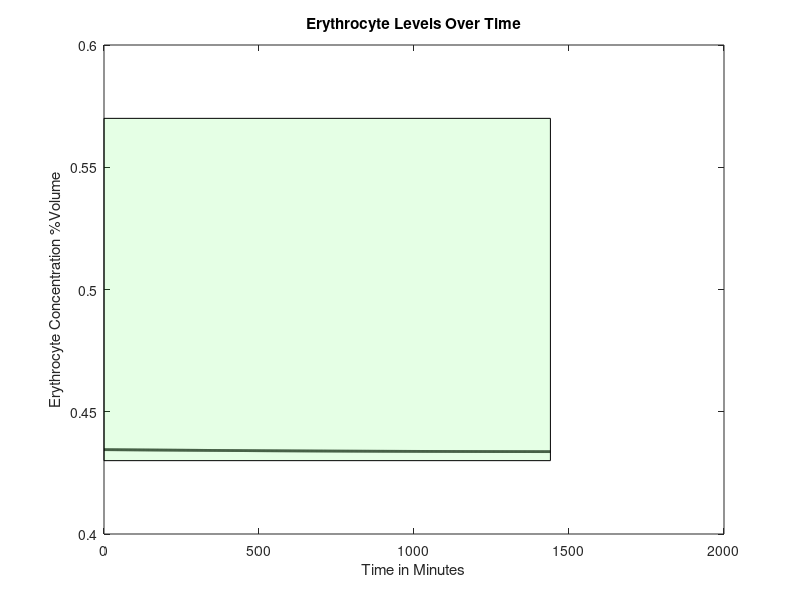
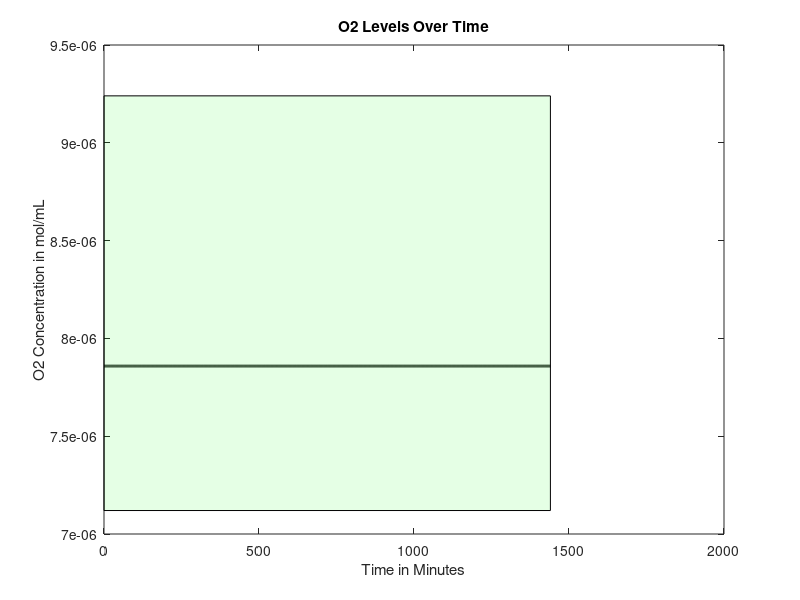
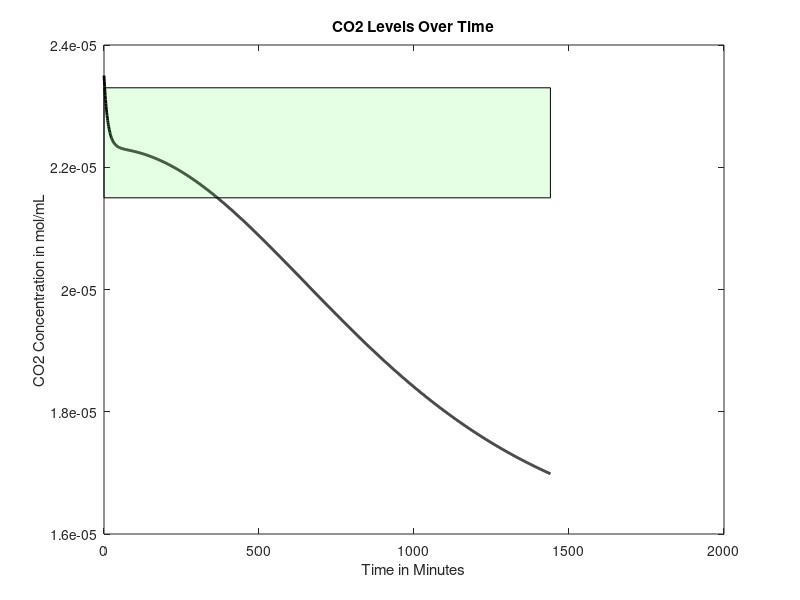
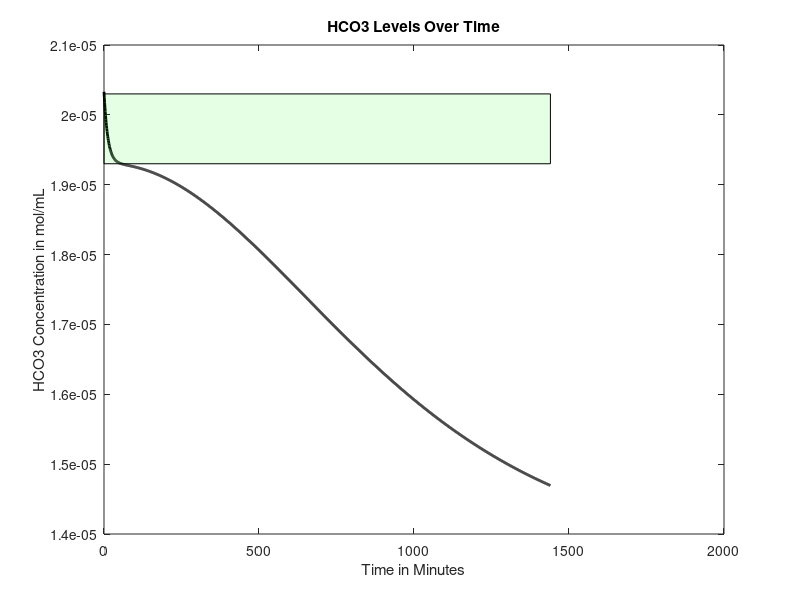

MATLAB code for these plots, in order:
function mainfunction2withLiverEating2combo1bonesadd()

age = 50;%30; %Age in years
gender = 0; %Gender, 0=male, 1=female
mass = 70; %Weight in kg
anemia = 1; %Is the patient anemic? 1 if yes, 0 if no
bleed = 0.01; %bleeding rate in mL/min, if anemic
FerritinStores = 0.0179; %Stored moles of iron in liver as ferritin

RQ=0.825;%reaction quotients for the general body and
%RQheart=0.7;

if (40>=age) %if/else statement that sets heart rate based on age, in bpm
    baseheartrate = 60;
else 
    baseheartrate= 70;
end

%Intake of various nutrients
carbs=130;
calciumintake=1000;
sodiumintake=500;

if gender==1
    ironintake=18;
else
    ironintake=8;
end

basebloodweight=0.07*mass; %sets mass of blood in the body based on percentage composition of blood and bodyweight
%SV=mass; %stroke volume, blood pumped out of heart per beat in mL
bloodweight=basebloodweight;
bloodflow0 = 1000*bloodweight/1.06; %blood flow out of heart per minute in mL, divided by density of 1.06 g/mL (steady state value)

% cvector = concentration vector, [cE, cNa, cCa, cIron, cGlucose, cO2,
% cCO2, cHCO3], where c = "concentration of", and the letters are our
% components

if gender == 0 %if loop sets volume percentage of red blood cells based on gender
    cE0 = 0.4345;
elseif gender == 1
    cE0 = 0.402;
end

%set concentration of O2 and CO2 in mol/mL at BTP in venous blood
cO2 = 0.00000785855;
cCO2 = 0.0000235;
%concentration of bicarbonate in venous blood, in mol/L
cHCO3 = 0.00002033;
%concnetartion of glucose in mol/mL
cGlucose = 0.0000055;
%Na concentration in mol/mL
cNa = 0.000137;
%Concentration of Ca in mol/mL
cCa = 0.00000248;
%Concentration of iron in mol/mL
cIron = 7.2231e-06;

cvector0 = [cE0 cO2 cCO2 cHCO3 cGlucose cNa cCa cIron]; %concentration in the blood, in moles? mL/mL of blood

cEtrack=[cvector0(1)];
cO2track=[cvector0(2)];
cCO2track=[cvector0(3)];
cHCO3track=[cvector0(4)];
cGlucosetrack=[cvector0(5)];
cNatrack=[cvector0(6)];
cCatrack=[cvector0(7)];
cIrontrack=[cvector0(8)];
heartratetrack = [baseheartrate];

for loop=1:1440
    heartrate=(baseheartrate*cE0*basebloodweight)/(cvector0(1)*bloodweight);
    bloodflow0 = (heartrate/baseheartrate)*bloodflow0;
    % all blood per min for 60 beats per min -> all blood per 60 beats
    %(heartrate/60)*bloodflow0
    
    
    %Run initial venous blood through the heart
    [bloodflow, cvector, Ci] = lungs(bloodflow0, cvector0);
    %Run blood from lungs to the heart
    [bloodflow, cvector1] = heart(bloodflow, cvector, mass, Ci);
    %These three values are the blood flows that go from the heart to each
    %organ
    
    
    
    %Volumetric flow rate in and out of liver (mL/min)
    %Vi=Vj=V=100mL/min per 100g liver
    %Blood flow distribution will change during iron deficiency anemia but we
    %don't have a function modeling this yet
    
    if (18<=age) && (age<50)
        V=452+16.34*mass+11.85*age-166*gender;
    else
        V=1390+15.94*mass-12.86*age;
    end
    
    BFbraini=0.15*bloodflow;
    BFliveri=V;
    BFotherbloodi=bloodflow-BFbraini-0.3*BFliveri;
    %Process each of these three blood flows in their respective organs
    [BFbrainj, cvectorbrainj] = brain(BFbraini, cvector1, mass, Ci);
    
    [BFotherbloodj, cvectorotherbloodj] = otherblood(BFotherbloodi, cvector1, carbs, calciumintake, sodiumintake, ironintake, Ci, RQ, anemia, bleed);
    
    Mvectorotherbloodliver=0.7*V*cvectorotherbloodj;
    Mvectorheart=0.3*V*cvector1;
    cvectorliverin=(Mvectorotherbloodliver+Mvectorheart)/V;
    
    [BFliverj, cvectorliverj, FerritinStores1] = liver(BFliveri,cvectorliverin,gender,mass,Ci,FerritinStores, loop);
    %Redirect blood from liver to other blood and mix the two
    FerritinStores=FerritinStores1;
    Mvectorotherbloodj=(cvectorotherbloodj*(BFotherbloodj-0.7*V))+(cvectorliverj*BFliverj);
    %Add the blood flow from other blood and liver to get new blood volume
    BFotherbloodj=BFotherbloodj-0.7*V+BFliverj;
    %Do a weighted average to get a new cvector
    cvectorotherbloodj=Mvectorotherbloodj/BFotherbloodj;
    %Send 25% of the blood flow to the kidneys
    BFkidneyi=0.25*(BFbrainj+BFotherbloodj);
    %Subtract blood sent to kidneys from other blood
    BFotherbloodj=BFotherbloodj-BFkidneyi;
    %Have the kidneys process the blood they receive
    
    [BFkidneyj, cvectorkidneyj] = kidney(BFkidneyi, cvectorotherbloodj,RQ,mass, Ci, V);
    %Send blood processed in kidneys back to other blood, pool with brain, create Mvector
    Mvectorotherblood=(BFotherbloodj*cvectorotherbloodj)+(BFkidneyj*cvectorkidneyj)+(BFbrainj*cvectorbrainj);
    %Reset the bloodflow back into the lungs to the blood flow we just computed
    bloodflow0=BFotherbloodj+BFkidneyj+BFbrainj;
    
    %Recompute cvector0 by dividing Mvectorotherblood by bloodflow0
    cvector0=Mvectorotherblood/bloodflow0;
    
    cEtrack=[cEtrack cvector0(1)];
    cO2track=[cO2track cvector0(2)];
    cCO2track=[cCO2track cvector0(3)];
    cHCO3track=[cHCO3track cvector0(4)];
    cGlucosetrack=[cGlucosetrack cvector0(5)];
    cNatrack=[cNatrack cvector0(6)];
    cCatrack=[cCatrack cvector0(7)];
    cIrontrack=[cIrontrack cvector0(8)];
    heartratetrack = [heartratetrack heartrate];
    A = [cvector; cvector1; cvectorbrainj; cvectorotherbloodj; cvectorliverj; cvectorkidneyj; cvector0];
end
% figure
% plot(0:loop(end),heartratetrack)

figure
plot(0:loop(end),cEtrack,'k','LineWidth',2)
title('Erythrocyte Levels Over Time')
xlabel('Time in Minutes')
ylabel('Erythrocyte Concentration %Volume')
v1 = [0 .43; loop(end) .43; loop(end) .57; 0 .57;];
f1 = [1 2 3 4];
patch('Faces',f1,'Vertices',v1,'FaceColor','green','FaceAlpha',.1);

% v2 = [0 .57; loop(end) .57;];
% f2 = [1 2];
% patch('Faces',f1,'Vertices',v1,'FaceColor','red','FaceAlpha',.1);


figure
plot(0:loop(end),cO2track,'k','LineWidth',2)
title('O2 Levels Over Time')
xlabel('Time in Minutes')
ylabel('O2 Concentration in mol/mL')
v1 = [0 7.12e-6; loop(end) 7.12e-6; loop(end) 9.24e-6; 0 9.24e-6;];
f1 = [1 2 3 4];
patch('Faces',f1,'Vertices',v1,'FaceColor','green','FaceAlpha',.1);

figure
plot(0:loop(end),cCO2track,'k','LineWidth',2)
title('CO2 Levels Over Time')
xlabel('Time in Minutes')
ylabel('CO2 Concentration in mol/mL')
v1 = [0 2.15e-5; loop(end) 2.15e-5; loop(end) 2.33e-5; 0 2.33e-5;];
f1 = [1 2 3 4];
patch('Faces',f1,'Vertices',v1,'FaceColor','green','FaceAlpha',.1);

figure
plot(0:loop(end),cHCO3track,'k','LineWidth',2)
title('HCO3 Levels Over Time')
xlabel('Time in Minutes')
ylabel('HCO3 Concentration in mol/mL')
v1 = [0 1.93e-5; loop(end) 1.93e-5; loop(end) 2.03e-5; 0 2.03e-5;];
f1 = [1 2 3 4];
patch('Faces',f1,'Vertices',v1,'FaceColor','green','FaceAlpha',.1);

figure
plot(0:loop(end),cGlucosetrack,'k','LineWidth',2)
title('Glucose Levels Over Time')
xlabel('Time in Minutes')
ylabel('Glucose Concentration in mol/mL')
v1 = [0 3.8855e-6; loop(end) 3.8855e-6; loop(end) 9.991e-6; 0 9.991e-6;];
f1 = [1 2 3 4];
patch('Faces',f1,'Vertices',v1,'FaceColor','green','FaceAlpha',.1);

figure
plot(0:loop(end),cNatrack,'k','LineWidth',2)
title('Na Levels Over Time')
xlabel('Time in Minutes')
ylabel('Na Concentration in mol/mL')
v1 = [0 1.35e-4; loop(end) 1.35e-4; loop(end) 1.45e-4; 0 1.45e-4;];
f1 = [1 2 3 4];
patch('Faces',f1,'Vertices',v1,'FaceColor','green','FaceAlpha',.1);

figure
plot(0:loop(end),cCatrack,'k','LineWidth',2)
title('Ca Levels Over Time')
xlabel('Time in Minutes')
ylabel('Ca Concentration in mol/mL')
v1 = [0 2.2e-6; loop(end) 2.2e-6; loop(end) 2.7e-6; 0 2.7e-6;];
f1 = [1 2 3 4];
patch('Faces',f1,'Vertices',v1,'FaceColor','green','FaceAlpha',.1);

figure
plot(0:loop(end),cIrontrack,'k','LineWidth',2)
title('Iron Levels Over Time')
xlabel('Time in Minutes')
ylabel('Iron Concentration in mol/mL')
end

function [bloodout, Cout, Ci] = lungs(vblood, Cvector)
Cout = [];
% Finding volumetric flow rate out of oxygen
CiO2 = 0.000001964637; %5mL/100mL becomes .000001964637 mol
%CdeoxygenatedO2 = 0.16; %from graph and partial pressure of oxygen in entering deoxygenated blood being...
Ci=CiO2*vblood;                       %40 mmHg (this might also depend on hemoglobin)
nO2i = vblood*(Cvector(2)+CiO2); %O2 in, mL/min
nO2cons = 0.05*CiO2*vblood;%.0002082515; %5.3 mL/min becomes .0002082515 mol/min
nO2j = nO2i - nO2cons; %O2 out, mol/min
Cout(2) = nO2j/vblood; %mol/mL

% Finding volumetric flow rate out of carbon dioxide
nCO2i = vblood*Cvector(3);
nCO2cons = nCO2i*(1-(48/52));%vblood*(.0000015716531); %vblood(mL/min) and concentration of blood consumed (mol/mL)
%CjCO2 = 0.48; %48 mL/100 mL, should be dependent on hemoglobin, oxygen, things like that
nCO2j = nCO2i - nCO2cons; %CO2 out, L/min
Cout(3) = nCO2j/vblood;

% Finding volumetric flow rate out of bicarbonate
rHCO3CO2 = Cvector(4)/Cvector(3); %ratio of bicarbonate to carbon dioxide in blood leaving lungs
nHCO3j = rHCO3CO2*nCO2j; %HCO3 out, mol/min
Cout(4) = nHCO3j/vblood;

% Finding volumetric flow rate out of calcium
Cout(7) = Cvector(7); %calcium out, L/min

Cout(8) = Cvector(8); %iron concentration doesn't change in lungs
% Finding volumetric flow rate out of sodium
Cout(6) = Cvector(6); %sodium out, L/min

% Finding volumetric flow rate out of erythrocytes
Cout(1) = Cvector(1);

% Finding volumetric flow rate out of glucose

nglucosecons = nO2cons/6; %molar flow rate of glucose consumed, mol/min, in terms of O2 consumed
nGlucosei = Cvector(5)*vblood;
nGlucosej = nGlucosei - nglucosecons; %molar flow rate of glucose out, mol/min
Cout(5) = nGlucosej/vblood;
bloodout = vblood;
end

function [bloodflowj, cvectorj] = brain(bloodflowi, cvectori, mass, Ci)
%Blood volume conserved
bloodflowj=bloodflowi;

brainmass=0.02*mass*1000; %gives brain mass in grams as 2% body mass
Mvector=bloodflowi*cvectori;
%Create a null vector for cvectorj
cvectorj=zeros(1,8);
%Sets inflows equal to outflows for erythrocytes, Na, Ca, Iron
cvectorj(1)=cvectori(1);
cvectorj(6)=cvectori(6);
cvectorj(7)=cvectori(7);
cvectorj(8)=cvectori(8);

%Consume oxygen at 18.4% of intake rate
MO2j=Mvector(2)-0.184*Ci;
%Consume glucose at a rate of 5.6 mg per 100g brain mass per minute
MGlucosej=Mvector(5)-(0.00003108*(brainmass/100));%moles of glucose in - glucose requirements per mon in moles/minute
%Calculate CO2 produced based on glucose consumed via respiration equation
MCO2j=Mvector(3)+6*(0.6660746/1440);
%Calculate HCO3 made when the CO2 is produced
rHCO3CO2=Mvector(4)/Mvector(3); %ratio of bicarbonate to carbon dioxide in blood leaving lungs
HCO3j=Mvector(4)+rHCO3CO2*6*(0.6660746/1440);

%Calculate values above as concentrations and add them to cvectorj
cvectorj(2)=MO2j/bloodflowj;
cvectorj(5)=MGlucosej/bloodflowj;
cvectorj(3)=MCO2j/bloodflowj;
cvectorj(4)=HCO3j/bloodflowj;

end

function [outflow, Cout] = heart(flow,Cvector,weight, Ci)

Cout = [];

% Finding concentration out of glucose
Cout(5)=Cvector(5);
% Finding concentration out of erythrocytes
Cout(1)=Cvector(1);
% Finding concentration out of sodium
Cout(6)=Cvector(6);
% Finding concentration out of iron
Cout(8)=Cvector(8);
% Finding concentration out of calcium
Cout(7)=Cvector(7);

heartmass = weight*.003;
nO2cons = 0.116*Ci; %mL/min*mol/mL=mol/min
Cout(2) = (Cvector(2)*flow - nO2cons)/flow;
CO2gen = .7*nO2cons; %using respiratory quotient in the heart
Cout(3) = (Cvector(3)*flow + CO2gen)/flow;
rHCO3CO2 = Cvector(4)/Cvector(3); %ratio of bicarbonate to carbon dioxide in blood leaving lungs
nHCO3j = rHCO3CO2*CO2gen; %HCO3 out, mol/min
Cout(4) = (Cvector(4)*flow + nHCO3j)/flow;

outflow = flow;
end




function [bloodflowj, cvectorout, FerritinStores1]=liver(V,cvectori,G,mass,Ci,FerritinStores, loop)
%This function will deliver output volumetric flow rates for the concentration of
%the 8 components (mol/mLmin) out of the liver
%Input: G=Gender (1 if female, 0 if male)
%W=weight of person (kg); A=age of person (years)
%cvector=[cE,cO2,cCO2,cHCO3,cGlucose,cNa,cCa,cFe)
%Outputs are all in concentration flow rates (mol/mLmin) out

%Initializes cvectorout
cvectorout=[0,0,0,0,0,0,0,0];



%Calculates concentration flow rate of red blood cells out
%p=blood density in amount per mL
%Vbody=Volume of body in mL. Calculating assuming 7% of total body weight
%is blood, then divided by density of blood to find volume of blood
%RBCj=raw numerical flow rate of red blood cells out/min
%RBCi=raw numerical flow rate of RBC in/min
%nRBCj=molar flow rate of RBC out/min
%RBCcons=consumption rate of RBC/min
%No generation of RBC in liver

p=1.2e10; %number of red blood cells per mL of PURE red blood cells

%Calculate volume of the body
Vblood=0.07*mass*1000/1.056;
%Calculate the number of RBCs entering liver based on concentration,
%flow rate, and pure RBC density
RBCi=p*V*cvectori(1);
%Consume some based on body size
RBCcons=5.55555e-6*cvectori(1)*Vblood;
%Find pure volume of RBCs we now have based on number and density
VRBCj=(RBCi-RBCcons)/p;
%Calculate volume of plasma that entered
Vplasma=V*(1-cvectori(1));
%Calculate new concentrations based on volumeRBCs/total volume
cvectorout(1)=VRBCj/(VRBCj+Vplasma);
%Bloodflow out = blood cells out + plasma volume
bloodflowj=Vplasma+VRBCj;

%Calculates concentration flow rate of O2 out
%No generation of O2
%nO2i=molar flow rate of O2/min in
%nO2j=molar flow rate of O2/min out
%nO2cons=molar consumption rate of O2/min
nO2i= cvectori(2)*V;
nO2cons=0.204*Ci;
nO2j=nO2i-nO2cons;
cvectorout(2)=nO2j/V;

%Calculates the required intake of protein in grams/min given a
%person's demographic information
%dprotein=daily protein intake in g/day
%protein=protein intake in g/min
dprotein=0.8*mass;
protein=dprotein/1440;

%Calculates concentration flow rate of CO2 out
%nCO2i=molar flow rate of CO2/min in
%nCO2j=molar flow rate of CO2/min out
%nCO2gen=molar flow rate of CO2/min generated
%RQ=Respiratory Quotient=mol CO2 produced/mol O2 consumed
RQ=0.825;
rHCO3CO2 = cvectori(4)/cvectori(3);
nCO2gen=RQ*nO2cons;
nCO2i=cvectori(3)*V;
nCO2j=nCO2i+nCO2gen-((protein/100)/rHCO3CO2);
cvectorout(3)=nCO2j/V;


%Calculates the concentration flow rate of Bicarbonate out
%Assume no generation of bicarbonate
%%Also liver just takes in bicarbonate from the heart and stomach
%1mole bicarbonate ions consumed by liver per 100g protein/day
%rHCO3CO2 = cvectori(4)/cvectori(3); %ratio of bicarbonate to carbon dioxide in blood leaving lungs
nHCO3gen = rHCO3CO2*nCO2gen; %HCO3 out, mol/min
nHCO3i=cvectori(4)*V;
nHCO3j=nHCO3i-(protein/100)+nHCO3gen;
cvectorout(4)=nHCO3j/V;

%Calculates the concentration flow rate of Na2+ out
%Assume no generation of Na2+, only in, out, and consumption
%nNai=molar flow rate of sodium in
%nNacons=molar flow rate of sodium consumed given that 10% of bile salts
%are consumed, approx 600mL are produced per day, and there are 135mM Na+
%ions in bile.
%nNaj=molar flow rate of sodium out
nNacons=9.375e-9;
nNai=cvectori(6)*V;
nNaj=nNai-nNacons;
cvectorout(6)=nNaj/V;

%Calculates the concentration flow rate of Ca2+ out
%Assume no generation nor consumption.
%cCai=concentration flow rate of Ca2+ in mol/mLmin in
%cCaj=concentration flow rate of Ca2+ in mol/mLmin out
cvectorout(7)=cvectori(7);
%Calculates the concentration flow rate of Fe out
%Assume no generation since

% Glucose needs a big ol generation term
consumeorgenerate=0.8144*(cvectori(5)*10^6)^3-9.622*(cvectori(5)*10^6)^2+108.74*(cvectori(5)*10^6)-480.69;
scalingterm = 300/(26*mass*10^-6);
if consumeorgenerate < 0
    nGlucosegen=abs(consumeorgenerate)/scalingterm;
    nGlucosecons=0;
elseif consumeorgenerate > 0
    nGlucosecons=abs(consumeorgenerate)/scalingterm;
    nGlucosegen=0;
else
    nGlucosegen=0;
    nGlucosecons=0;
end
nGlucosebasalcons = nO2cons/6;
nGlucosei = cvectori(5)*V;
nGlucosej = nGlucosei + nGlucosegen - nGlucosecons - nGlucosebasalcons;
cvectorout(5) = nGlucosej/V;

% Iron gets packaged into ferritin in the liver, to be stored and used
% later if we run low


%determine molar flow rate of iron in
Mironin=V*cvectori(8);
Mirondif=(V*0.00012592)-Mironin;%this number is desired steady state iron concentration in the blood

if Mirondif < 0
    FerritinStores1=FerritinStores-Mirondif;
    cvectorout(8)=0.00012592;
elseif Mirondif == 0
    cvectorout(8)=cvectori(8);
    FerritinStores1=FerritinStores;
    
elseif FerritinStores > Mirondif && Mirondif>0
    Mironadd=Mirondif;
    FerritinStores1=FerritinStores-Mironadd;
    cvectorout(8)=(Mironadd+Mironin)/V;

elseif FerritinStores < Mirondif && Mirondif>0
    Mironadd=FerritinStores;
    cvectorout(8)=(Mironadd+Mironin)/V;
    FerritinStores1=0;
    
elseif FerritinStores == Mirondif && Mirondif>0
    FerritinStores1=0;
    Mironadd=FerritinStores;
    cvectorout(8)=(Mironadd+Mironin)/V;

elseif FerritinStores == 0 && Mirondif>0
    FerritinStores1=0;
    cvectorout(8)=cvectori(8);
end


end


function [bloodflowj, cvectorj] = kidney(bloodflowi, cvectori, RQ, mass, Ci, V)
T=1440;%Multiplier that scales up the time period of interest to one day (required for glucose equation)
Kidneymass=(300/70000)*mass; %mass of the kidneys combined in grams

%Initialize all intakes
Mvector=bloodflowi*cvectori;
bloodflowj=bloodflowi;

%Consume relevant compounds to create outlet values

MEj=Mvector(1);
MIronj=Mvector(8);

MO2j=Mvector(2)-0.072*Ci;
% Find mol/min O2 consumed
%MO2cons = Mvector(2) - MO2j;
% Convert to mL/min per 100g
%MO2cons = (MO2cons/0.0000392927)/(Kidneymass/100);
% Find mmol/min per 100g Na consumed
%MNacons = (MO2cons - 0.5)/0.1;
% Convert to mol/min
%MNacons = (MNacons/1000)*(Kidneymass/100);

%this is new sodium stuff

PNaconc=cvectori(6)*1e6; %plasma sodium concentration, converted to mmol/L for the sake of the equation
%Naremoved=0.0043*(PNaconc)^3 - 1.6942*(PNaconc)^2 + 223.58*PNaconc - 9925; %sodium removed, micromol per minute
Naremoved=0.0003*exp(0.0817*PNaconc);%sodium removed, micromol per minute
MNaremoved=Naremoved/1e6;%sodium removed in moles
MNaj = Mvector(6) - MNaremoved;

%this is old sodium stuff
% MNacons = (100/1440)/1000;
% MNaj = Mvector(6) - MNacons;




x = (1000*.26)/(1000*40.08*1440);
y = (17/5)*(bloodflowi-((3/34)*V));
b = (((x/y)*(y-(.7*V))+(((.7*x)/y)*V))*(y+(.3*V)-bloodflowi))/((y+(.3*V)));
c = (1-(bloodflowi/(y+(.3*V)-bloodflowi)));
MCaj= Mvector(7) - ((((x/y)*(y-(.7*V))+(((.7*x)/y)*V))*(y+(.3*V)))/((y+(.3*V))));
MGlucosej=Mvector(5)-(Mvector(5)*(0.226/((Mvector(5))*T)));
MCO2j=Mvector(3)+((Mvector(2)-MO2j)*RQ);
rHCO3O2=Mvector(4)/Mvector(3);
MHCO3gen=rHCO3O2*((Mvector(2)-MO2j)*RQ);
MHCO3j=Mvector(4)+MHCO3gen;%-0.15*(Mvector(4))+(.004/T)

%Recompute all concentrations using original mass of blood and new values

cIronj=MIronj/bloodflowj;
cNaj=MNaj/bloodflowj;
cO2j=MO2j/bloodflowj;
cCO2j=MCO2j/bloodflowj;
cEj=MEj/bloodflowj;
cGlucosej=MGlucosej/bloodflowj;
cHCO3j=MHCO3j/bloodflowj;
cCaj=MCaj/bloodflowj;

cvectorj=[cEj cO2j cCO2j cHCO3j cGlucosej cNaj cCaj cIronj];

end

function [outflow, Cout] = otherblood(flow, Cin, carbs, calciumintake, sodiumintake, ironintake, Ci, RQ, anemia, bleed)
Cout = [];
outflow=flow;

%Accounts for the bleeding of a certain volume at a steady rate when the
%patient is anemic    
if anemia == 0
Cout(1) = Cin(1);
else
    RBCin = flow*Cin(1)*1.2e10;
    RBClost = bleed*Cin(1)*1.2e10;
    RBCout = RBCin - RBClost;
    vRBCout = RBCout/1.2e10;
Cout(1) = vRBCout/outflow; 
end

Cout(2) = (Cin(2)*flow-0.374*Ci)/flow;%-CO2cons;
nCO2gen = 0.374*Ci*RQ;
Cout(3) = (Cin(3)*flow + nCO2gen)/flow;
rHCO3CO2 = Cin(4)/Cin(3);
Cout(4) = (Cin(4)*flow + nCO2gen*rHCO3CO2)/flow;
Cout(5) = (flow*Cin(5) + (.8*carbs)/(180.156*1440))/flow; %130g of carbs, 80 percent is directly translated to glucose, 20% is fructose and galactose which goes to the liver and may be converted to glucose at a later stage so another term is incoming
Cout(6) = (flow*Cin(6) + (sodiumintake/(700*22.99*1440)))/flow; %500 mg of sodium needed for vital functions so start with sodium intake being 500 mg
Cout(7) = (flow*Cin(7) + (calciumintake*.26)/(1000*40.08*1440))/flow; %calcium intake should be around 1000 mg
Cout(8) = (flow*Cin(8)+ (ironintake*.18)/(1000*55.845*1440)-1/(1440*1000*55.845))/flow;%iron intake will be approximately 8 mg for males and 18 mg for females
end